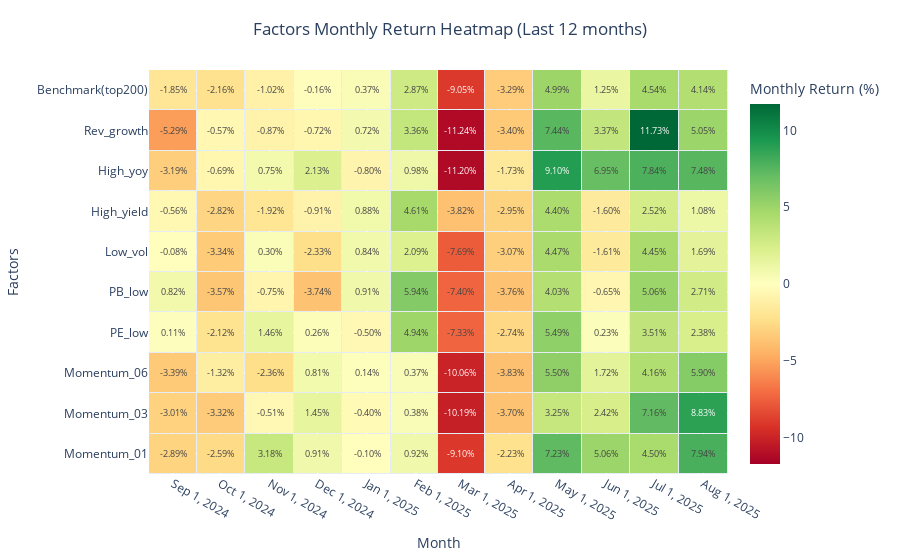

The notebook cell saved with this chart:
### Markdown cell above
## 函數2:最近一年因子月表現熱力圖

### Code cell
factors = {
    "Momentum_01": ret_mom,
    "Momentum_03": ret_mom3,
    "Momentum_06": ret_mom6,
    "PE_low": ret_pe_low1,
    "PB_low": ret_pb_low1,
    "Low_vol": ret_low_vol,
    "High_yield": ret_high_yield,
    "High_yoy": ret_high_yoy,
    "Rev_growth": ret_rev_growth,
    "Benchmark(top200)":ret_top200
}

heatmap_df = factor_monthly_heatmap_plotly(
    factors,
    end_date="2025-08-26",  # 可省略
    months=12,
    # save_html="factor_heatmap_last12.html"  # 需要就存檔
)

### Figure 1 — Plotly figure (JSON) as saved in the notebook; plotly's stock layout.template omitted (floating-point values rounded to 4 significant figures)
{"data": [{"colorbar": {"title": {"text": "Monthly Return (%)"}}, "colorscale": [[0, "rgb(165,0,38)"], [0.1, "rgb(215,48,39)"], [0.2, "rgb(244,109,67)"], [0.3, "rgb(253,174,97)"], [0.4, "rgb(254,224,139)"], [0.5, "rgb(255,255,191)"], [0.6, "rgb(217,239,139)"], [0.7, "rgb(166,217,106)"], [0.8, "rgb(102,189,99)"], [0.9, "rgb(26,152,80)"], [1, "rgb(0,104,55)"]], "hovertemplate": "<b>%{y}</b><br>%{x}<br>Return: %{text}<extra></extra>", "text": [["-2.89%", "-2.59%", "3.18%", "0.91%", "-0.10%", "0.92%", "-9.10%", "-2.23%", "7.23%", "5.06%", "4.50%", "7.94%"], ["-3.01%", "-3.32%", "-0.51%", "1.45%", "-0.40%", "0.38%", "-10.19%", "-3.70%", "3.25%", "2.42%", "7.16%", "8.83%"], ["-3.39%", "-1.32%", "-2.36%", "0.81%", "0.14%", "0.37%", "-10.06%", "-3.83%", "5.50%", "1.72%", "4.16%", "5.90%"], ["0.11%", "-2.12%", "1.46%", "0.26%", "-0.50%", "4.94%", "-7.33%", "-2.74%", "5.49%", "0.23%", "3.51%", "2.38%"], ["0.82%", "-3.57%", "-0.75%", "-3.74%", "0.91%", "5.94%", "-7.40%", "-3.76%", "4.03%", "-0.65%", "5.06%", "2.71%"], ["-0.08%", "-3.34%", "0.30%", "-2.33%", "0.84%", "2.09%", "-7.69%", "-3.07%", "4.47%", "-1.61%", "4.45%", "1.69%"], ["-0.56%", "-2.82%", "-1.92%", "-0.91%", "0.88%", "4.61%", "-3.82%", "-2.95%", "4.40%", "-1.60%", "2.52%", "1.08%"], ["-3.19%", "-0.69%", "0.75%", "2.13%", "-0.80%", "0.98%", "-11.20%", "-1.73%", "9.10%", "6.95%", "7.84%", "7.48%"], ["-5.29%", "-0.57%", "-0.87%", "-0.72%", "0.72%", "3.36%", "-11.24%", "-3.40%", "7.44%", "3.37%", "11.73%", "5.05%"], ["-1.85%", "-2.16%", "-1.02%", "-0.16%", "0.37%", "2.87%", "-9.05%", "-3.29%", "4.99%", "1.25%", "4.54%", "4.14%"]], "texttemplate": "%{text}", "type": "heatmap", "x": ["2024-09", "2024-10", "2024-11", "2024-12", "2025-01", "2025-02", "2025-03", "2025-04", "2025-05", "2025-06", "2025-07", "2025-08"], "xgap": 1, "y": ["Momentum_01", "Momentum_03", "Momentum_06", "PE_low", "PB_low", "Low_vol", "High_yield", "High_yoy", "Rev_growth", "Benchmark(top200)"], "ygap": 1, "z": [[-2.891, -2.588, 3.178, 0.9074, -0.1041, 0.915, -9.1, -2.232, 7.233, 5.063, 4.503, 7.945], [-3.011, -3.317, -0.511, 1.454, -0.3953, 0.3817, -10.19, -3.696, 3.248, 2.422, 7.163, 8.831], [-3.395, -1.321, -2.36, 0.8065, 0.142, 0.3742, -10.06, -3.829, 5.5, 1.722, 4.164, 5.896], [0.1073, -2.121, 1.464, 0.2619, -0.499, 4.942, -7.33, -2.736, 5.488, 0.2295, 3.511, 2.379], [0.8208, -3.57, -0.7538, -3.741, 0.9088, 5.938, -7.4, -3.757, 4.028, -0.6523, 5.06, 2.705], [-0.08338, -3.34, 0.3017, -2.326, 0.8389, 2.093, -7.689, -3.074, 4.468, -1.61, 4.454, 1.692], [-0.5564, -2.82, -1.918, -0.9132, 0.8807, 4.61, -3.822, -2.946, 4.397, -1.597, 2.517, 1.085], [-3.191, -0.691, 0.7488, 2.127, -0.8045, 0.9809, -11.2, -1.731, 9.1, 6.948, 7.84, 7.477], [-5.286, -0.5715, -0.8724, -0.7189, 0.715, 3.359, -11.24, -3.4, 7.441, 3.369, 11.73, 5.046], [-1.855, -2.157, -1.02, -0.1556, 0.3749, 2.872, -9.047, -3.285, 4.993, 1.251, 4.539, 4.141]], "zmid": 0}], "layout": {"font": {"size": 12}, "margin": {"b": 50, "l": 80, "r": 40, "t": 70}, "title": {"text": "Factors Monthly Return Heatmap (Last 12 months)", "x": 0.5, "xanchor": "center"}, "xaxis": {"tickmode": "array", "tickvals": ["2024-09", "2024-10", "2024-11", "2024-12", "2025-01", "2025-02", "2025-03", "2025-04", "2025-05", "2025-06", "2025-07", "2025-08"], "title": {"text": "Month"}}, "yaxis": {"title": {"text": "Factors"}}}}
